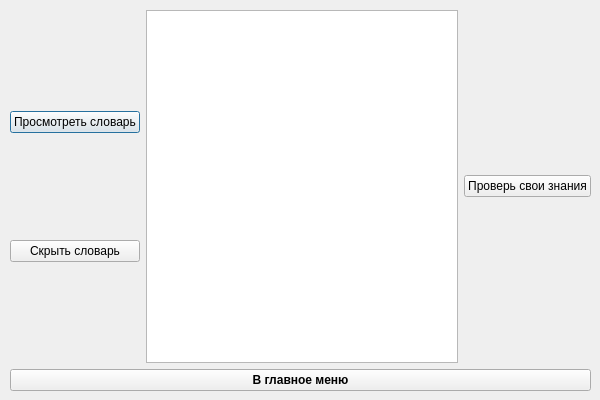
<?xml version="1.0" encoding="UTF-8"?>
<ui version="4.0">
 <class>AllMenu</class>
 <widget class="QDialog" name="AllMenu">
  <property name="geometry">
   <rect>
    <x>0</x>
    <y>0</y>
    <width>600</width>
    <height>400</height>
   </rect>
  </property>
  <property name="windowTitle">
   <string>Общая категория</string>
  </property>
  <property name="windowIcon">
   <iconset>
    <normaloff>353a9a937bc4945eed556e5617806aab.png</normaloff>353a9a937bc4945eed556e5617806aab.png</iconset>
  </property>
  <widget class="QWidget" name="layoutWidget">
   <property name="geometry">
    <rect>
     <x>10</x>
     <y>10</y>
     <width>581</width>
     <height>381</height>
    </rect>
   </property>
   <layout class="QVBoxLayout" name="verticalLayout">
    <item>
     <layout class="QHBoxLayout" name="horizontalLayout">
      <item>
       <layout class="QVBoxLayout" name="verticalLayout_3">
        <item>
         <widget class="QPushButton" name="dic_show_Button">
          <property name="text">
           <string>Просмотреть словарь</string>
          </property>
         </widget>
        </item>
        <item>
         <widget class="QPushButton" name="hide_dic_Button">
          <property name="text">
           <string>Скрыть словарь</string>
          </property>
         </widget>
        </item>
       </layout>
      </item>
      <item>
       <widget class="QTextBrowser" name="textBrowser"/>
      </item>
      <item>
       <widget class="QPushButton" name="lets_test_Button">
        <property name="text">
         <string>Проверь свои знания</string>
        </property>
       </widget>
      </item>
     </layout>
    </item>
    <item>
     <widget class="QPushButton" name="menu_back_Button">
      <property name="font">
       <font>
        <weight>75</weight>
        <bold>true</bold>
       </font>
      </property>
      <property name="text">
       <string>В главное меню</string>
      </property>
     </widget>
    </item>
   </layout>
  </widget>
 </widget>
 <resources/>
 <connections/>
</ui>
